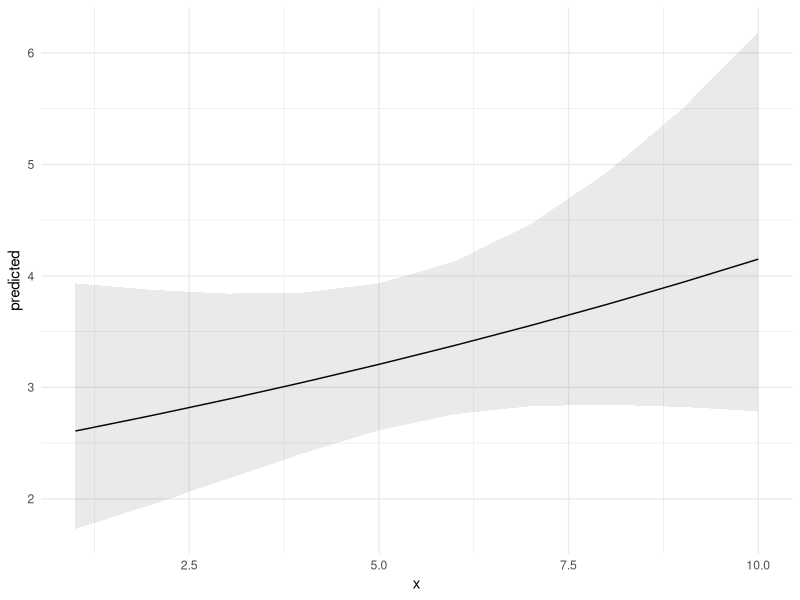
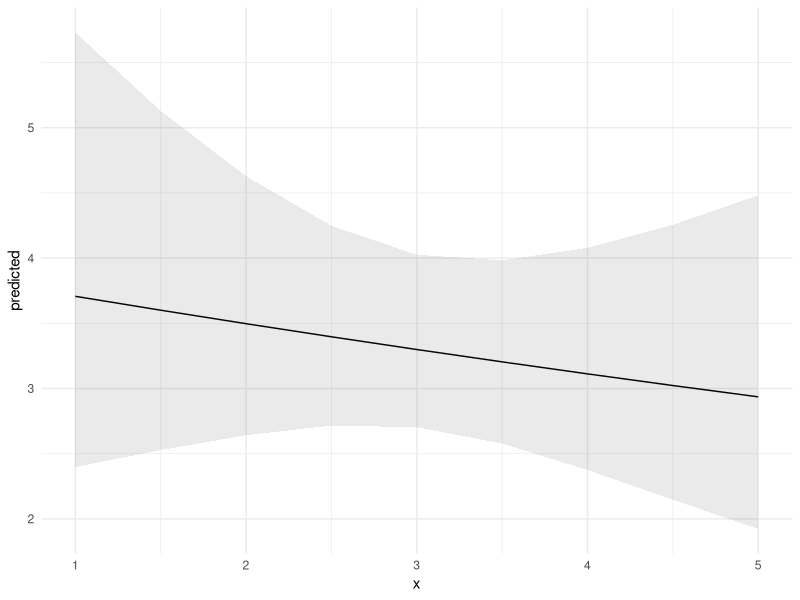

These charts were generated, in order, by the following R code:


library(ggplot2)
library(ggeffects)
library(MASS)



set.seed(123) # For reproducibility
n <- 100 # Number of observations
df <- data.frame(
  predictor1 = runif(n, 1, 10),
  predictor2 = runif(n, 1, 5)
)
df$response_var <- rnbinom(n, size = 1, mu = 2 + df$predictor1 * 0.3 - df$predictor2 * 0.1)

# Fit a Negative Binomial model
model <- glm.nb(response_var ~ predictor1 + predictor2, data = df)

summary(model)

# Assuming 'model' is your glm.nb model
p1 <- ggpredict(model, terms = "predictor1")
p2 <- ggpredict(model, terms = "predictor2")

# Plot

ggplot(p1, aes(x = x, y = predicted, ymin = conf.low, ymax = conf.high)) +
  geom_line() +
  geom_ribbon(alpha = 0.1) +
  theme_minimal()

ggplot(p2, aes(x = x, y = predicted, ymin = conf.low, ymax = conf.high)) +
  geom_line() +
  geom_ribbon(alpha = 0.1) +
  theme_minimal()
